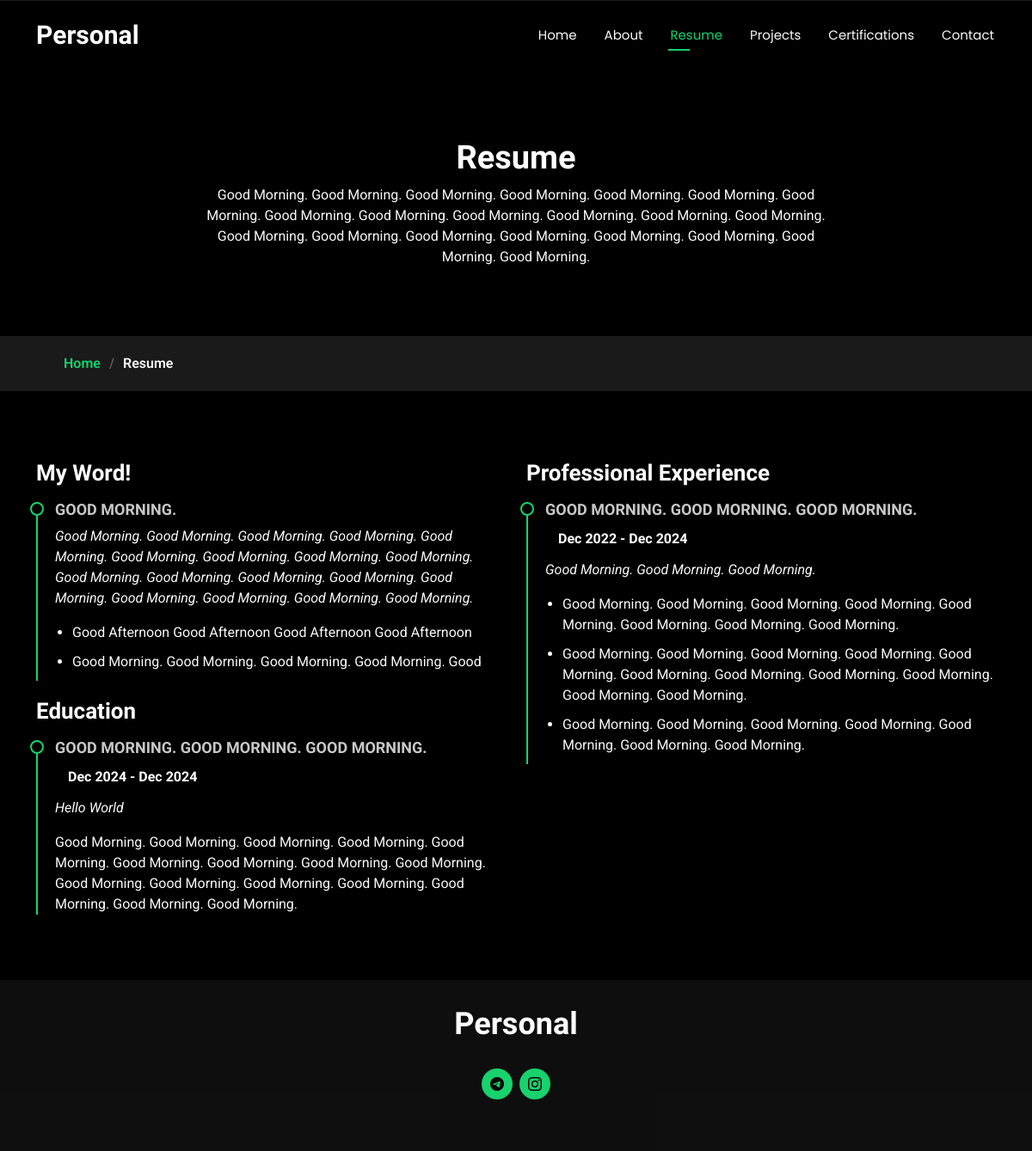
Before: /resume/ with the older database file.
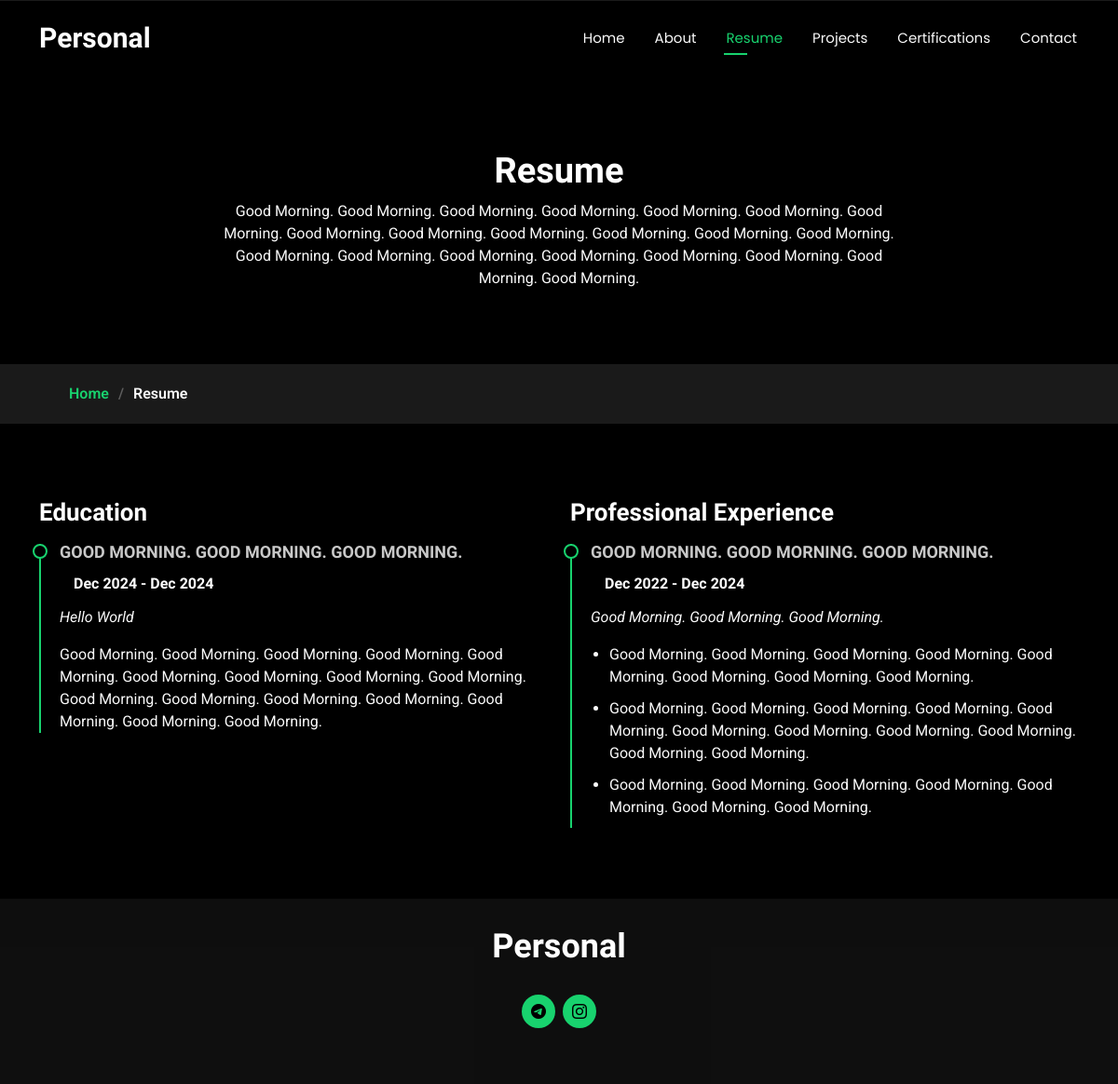
After: the same page with the newer database file.
### resume/models.py (models this page shows, shortened)
class SummaryModel(models.Model):
    section_title = models.CharField(max_length=25) # someone might call it, for example, "overall"; therefore i made this section name dynamic
    name = models.CharField(max_length=50)
    long_description = models.TextField()
    created_at = models.DateTimeField(auto_now_add=True)
    updated_at = models.DateTimeField(auto_now=True)
    class Meta:
        verbose_name = 'Resume Page Summary'
        verbose_name_plural = 'Resume Page Summary'

class SummarySmallInfosModel(models.Model):
    short_text = models.CharField(max_length=60)
    head = models.ForeignKey(SummaryModel, on_delete=models.CASCADE, related_name='short_texts')
    def __str__(self):
        return self.short_text
    class Meta:
        verbose_name = 'Text'
        verbose_name_plural = 'Texts'

class EducationsModel(models.Model):
    title = models.CharField(max_length=100)
    from_date = models.DateField()
    to_date = models.DateField()
    present_on = models.BooleanField(null=False)
    institution = models.CharField(max_length=100)
    description = models.TextField(null=True, blank=True)
    head = models.ForeignKey(ResumePageModel, on_delete=models.CASCADE, related_name='educations')
    class Meta:
        verbose_name = 'Education'
        verbose_name_plural = 'Educations'

class ExperiencesModel(models.Model):
    position = models.CharField(max_length=100)
    from_date = models.DateField(null=True, blank=True)
    to_date = models.DateField(null=True, blank=True)
    present_on = models.BooleanField(null=False)
    company = models.CharField(max_length=100)
    text1 = models.TextField(null=True, blank=True)
    text2 = models.TextField(null=True, blank=True)
    text3 = models.TextField(null=True, blank=True)
    text4 = models.TextField(null=True, blank=True)
    head = models.ForeignKey(ResumePageModel, on_delete=models.CASCADE, related_name='experiences')
    created_at = models.DateTimeField(auto_now_add=True)
    updated_at = models.DateTimeField(auto_now=True)
    class Meta:
        verbose_name = 'Work Experience'
        verbose_name_plural = 'Work Experiences'

### home/models.py (models this page shows, shortened)
class SocialMediaModel(models.Model):
    choices = (
        ('instagram', 'instagram'),
        ('telegram', 'telegram'),
        ('facebook', 'facebook'),
        ('linkedin', 'linkedin'),
    )
    social_media_app = models.CharField(max_length=11, choices=choices)
    social_media_url = models.URLField()
    person = models.ForeignKey(HomePageModel, on_delete=models.CASCADE, related_name='social_media_apps')
    created_at = models.DateTimeField(auto_now_add=True)
    updated_at = models.DateTimeField(auto_now=True)
    class Meta:
        verbose_name = 'Social Media App'
        verbose_name_plural = 'Social Media Apps'

### resume/views.py (the view)
# urls.py: path('', ResumeView.as_view(), name='page'),
class ResumeView(TemplateView):
    template_name = 'resume.html'
    def get_context_data(self, **kwargs):
        context = super().get_context_data(**kwargs)
        resume_data = ResumePageModel.objects.first()
        summary = SummaryModel.objects.all()
        if summary:
            summary = summary.first()
        social_media_apps = HomePageModel.objects.first().social_media_apps.all()
        context['social_media_apps'] = social_media_apps
        context['resume_data'] = resume_data
        context['summary'] = summary
        return context

### templates/resume.html (shortened to what the changed rows need)
{% extends 'bases/base.html' %}
{% load static %}
{% block content %}
<main class="main">
    <div class="page-title" data-aos="fade">
        <div class="heading">
            <div class="container">
                <div class="row d-flex justify-content-center text-center">
                    <div class="col-lg-8">
                        <h1>Resume</h1>
                    </div>
                </div>
            </div>
        </div>
    </div>
    <section id="resume" class="resume section">
        <div class="container">
            <div class="row">
                <div class="col-lg-6" data-aos="fade-up" data-aos-delay="100">
                    <h3 class="resume-title">{{summary.section_title}}</h3>
                    {% if summary %}
                    <div class="resume-item pb-0">
                        <h4>{{summary.name}}</h4>
                        <p><em>{{summary.long_description}}</em></p>
                        <ul>
                            {% for short_text in summary.short_texts.all %}
                            <li>{{short_text}}</li>
                            {% endfor %}
                        </ul>
                    </div>
                    {% endif %}
                    {% if resume_data.educations.all %}
                    <h3 class="resume-title">Education</h3>
                    {% for education in resume_data.educations.all %}
                    <div class="resume-item">
                        <h4>{{education.title}}</h4>
                        {% if education.from_date %}
                        {% if education.to_date or education.present_on %}
                        {% if education.present_on %}
                        <h5>{{education.from_date|date:"M Y"}} - Present</h5>
                        {% else %}
                        <h5>{{education.from_date|date:"M Y"}} - {{education.to_date|date:"M Y"}}</h5>
                        {% endif %}
                        {% endif %}
                        {% endif %}
                        <p><em>{{education.institution}}</em></p>
                        {% if education.description %}
                        <p>{{education.description}}</p>
                        {% endif %}
                    </div>
                    {% endfor %}
                    {% endif %}
                </div>
                {% if resume_data.experiences.all %}
                <div class="col-lg-6" data-aos="fade-up" data-aos-delay="200">
                    {% for work_experience in resume_data.experiences.all %}
                    <div class="resume-item">
                        <h4>{{work_experience.position}}</h4>
                        {% if work_experience.from_date %}
                        {% if work_experience.to_date or work_experience.present_on %}
                        <h5>
                            {{ work_experience.from_date|date:"M Y" }} -
                            {% if work_experience.present_on %}
                            Present
                            {% else %}
                            {{ work_experience.to_date|date:"M Y" }}
                            {% endif %}
                        </h5>
                        {% endif %}
                        {% endif %}
                        {% if work_experience.company %}
                        <p><em>{{work_experience.company}} </em></p>
                        {% endif %}
                        <ul>
                            {% if work_experience.text1 %}
                            <li>{{work_experience.text1}}</li>
                            {% endif %}
                            {% if work_experience.text2 %}
                            <li>{{work_experience.text2}}</li>
                            {% endif %}
                            {% if work_experience.text3 %}
                            <li>{{work_experience.text3}}</li>
                            {% endif %}
                        </ul>
                    </div>
                    {% endfor %}
                </div>
                {% endif %}
            </div>
        </div>
    </section>
</main>
{% endblock %}

### templates/bases/footer.html (shortened to what this page needs)
{% load static %}
<footer id="footer" class="footer dark-background">
    <div class="container">
        <h3 class="sitename">Personal</h3>
        <div class="social-links d-flex justify-content-center">
            {% for media_app in social_media_apps %}
            <a href="{{media_app.social_media_url}}"><i class="bi bi-{{media_app.social_media_app}}"></i></a>
            {% endfor %}
        </div>
    </div>
</footer>

Changed rows visible on the page:
removed SummaryModel: section_title "My Word!", name "GOOD MORNING.", long_description "Good Morning. Good Morning. Good Morning. Good Morning. Good Morning. Good Morning. Good Morning. Good Morning. Good Morning. Good Morning. Good Morning. Good Morning. Good Morning. Good Morning. Good Morning. Good Morning. Good Morning. Good Morning."
removed SummarySmallInfosModel: short_text "Good Afternoon Good Afternoon Good Afternoon Good Afternoon"
removed SummarySmallInfosModel: short_text "Good Morning. Good Morning. Good Morning. Good Morning. Good"
